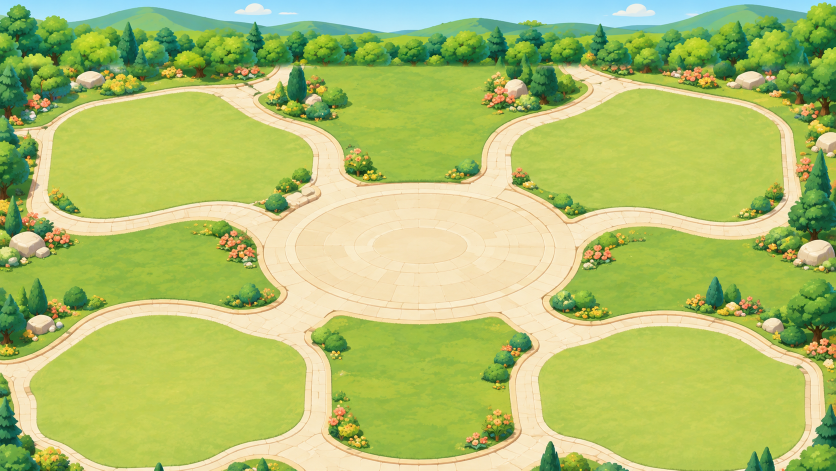
#> input picture assets-source/world/village_garden_raw_v2.png, 1672 x 941 px (shown at 1/2 size)
$ python build_garden_walkable_mask_v8.py
#> lines starting #> are read from the running program, lines starting #| are printed output that depends on the picture; after the words box and inside, x2 and y2 are one past the last pixel; in counts of white or black regions, pixels touching at a corner belong together
"""Builds the walkable mask (white = walkable, 1280 x 720) for the v8 garden
ground by colour: trees, bushes, flower beds, the far hills and the sky are
blocked; grass, the cream stone paths and their edge lines are walkable.
Specks smaller than MIN_OBSTACLE_PX are grass shading and stay walkable.
v9: Midi may cross the small bushes and flower beds inside the garden
(PASSABLE_BUSH_AREAS); its trees and rocks (KEEP_BLOCKED) and the forest
around the edge stay blocked.

    python3 assets-source/world/build_garden_walkable_mask_v8.py
    node scripts/generate-village-collision-mask.mjs --preview

Add polygons to EXTRA_BLOCKED / EXTRA_WALKABLE to touch it up by hand.
"""
from pathlib import Path

import cv2
import numpy as np
from PIL import Image, ImageDraw
from scipy import ndimage as ndi

ROOT = Path(__file__).resolve().parents[2]
SOURCE = ROOT / "assets-source/world/village_garden_raw_v2.png"
OUT = ROOT / "assets-source/world/village-walkable-mask-v9.png"
MIN_OBSTACLE_PX = 120  # blocked blobs smaller than this are grass texture

EXTRA_BLOCKED: list = []
EXTRA_WALKABLE = [
    # the small bushes at the top lawn's lower corners sit right behind the
    # fountain; keep the ring around the fountain open so Midi can circle it
    [(500, 222), (780, 222), (780, 285), (500, 285)],
    # same for the bushes at the bottom lawn's upper corners
    [(490, 480), (815, 480), (815, 545), (490, 545)],
]
# the garden inside the edge forest: its small bushes and flower beds are
# walkable
PASSABLE_BUSH_AREAS = [
    [(70, 108), (1210, 108), (1210, 682), (70, 682)],
]
# trees and rocks inside PASSABLE_BUSH_AREAS, as (centre x, centre y,
# radius x, radius y) ellipses around their trunks / bases
KEEP_BLOCKED = [
    (455, 128, 18, 30),   # top lawn: tall conifer
    (428, 142, 12, 20),   # top lawn: small conifer
    (480, 152, 18, 12),   # top lawn: rock
    (832, 125, 20, 32),   # top lawn: conifer
    (790, 135, 18, 12),   # top lawn: rock
    (1095, 447, 16, 26),  # right lawn: conifer
    (1123, 452, 14, 22),  # right lawn: conifer
    (1182, 497, 18, 12),  # right lawn: rock
    (62, 495, 22, 14),    # left lawn: rock
]


def main():
    rgb = np.array(Image.open(SOURCE).convert("RGB").resize((1280, 720), Image.LANCZOS))
    hsv = cv2.cvtColor(rgb, cv2.COLOR_RGB2HSV).astype(int)
    h, s, v = hsv[..., 0], hsv[..., 1], hsv[..., 2]
    # Obstacles by colour; everything else (grass, paths, their edge lines)
    # is walkable.
    foliage = (h >= 34) & (h <= 80) & (v < 170) & (s >= 60)
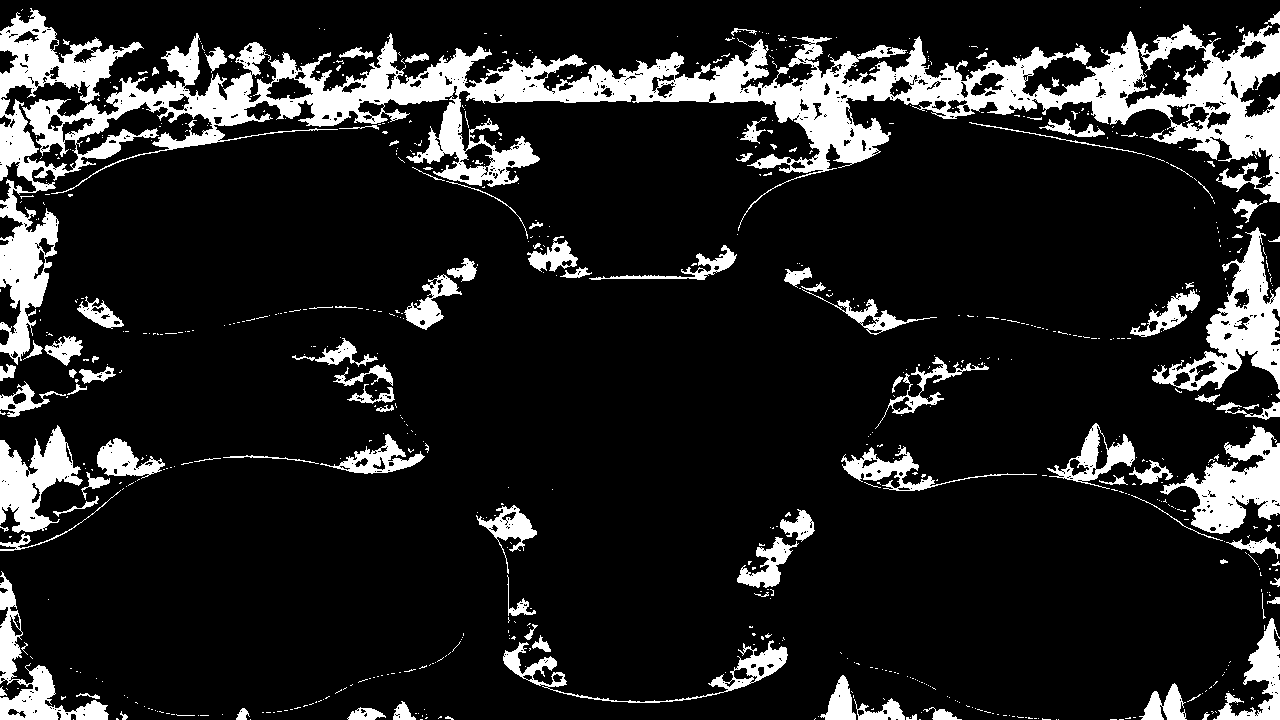
#> foliage: shape (720, 1280) bool; 14.1% white; 791 white regions (677 under 20 px), largest, box (x1, y1, x2, y2) and area: (0, 8, 1280, 365) 71856, (1152, 227, 1280, 391) 6770, (1160, 425, 1280, 534) 5722
    far = (h >= 50) & (v >= 150)            # hills (blue-green) and sky
#> far: shape (720, 1280) bool; 7.4% white; 939 white regions (832 under 20 px), largest, box (x1, y1, x2, y2) and area: (0, 0, 1280, 71) 58526, (167, 73, 193, 112) 414, (1233, 230, 1257, 285) 319
    flowers = ((h <= 14) | (h >= 165)) & (s >= 70) & (v >= 150)
#> flowers: shape (720, 1280) bool; 0.64% white; 207 white regions (142 under 20 px), largest, box (x1, y1, x2, y2) and area: (748, 135, 778, 164) 311, (1044, 105, 1075, 124) 279, (1251, 518, 1270, 541) 223
    blocked = foliage | far | flowers
#> blocked: shape (720, 1280) bool; 20.9% white; 824 white regions (713 under 20 px), largest, box (x1, y1, x2, y2) and area: (0, 0, 1280, 365) 131997, (1152, 227, 1280, 391) 7081, (1160, 425, 1280, 559) 6475
    blocked = ndi.binary_closing(blocked, structure=np.ones((3, 3)), iterations=1)
#> blocked: shape (720, 1280) bool; 21.9% white; 481 white regions (415 under 20 px), largest, box (x1, y1, x2, y2) and area: (1, 1, 1279, 417) 140287, (1152, 227, 1279, 405) 7822, (1, 425, 165, 551) 7090
    blocked = ndi.binary_fill_holes(blocked)
#> blocked: shape (720, 1280) bool; 26.5% white; 437 white regions (377 under 20 px), largest, box (x1, y1, x2, y2) and area: (1, 1, 1279, 417) 178239, (1152, 227, 1279, 405) 8560, (1, 425, 165, 551) 8388
    # drop specks that are only grass shading
    labels, count = ndi.label(blocked)
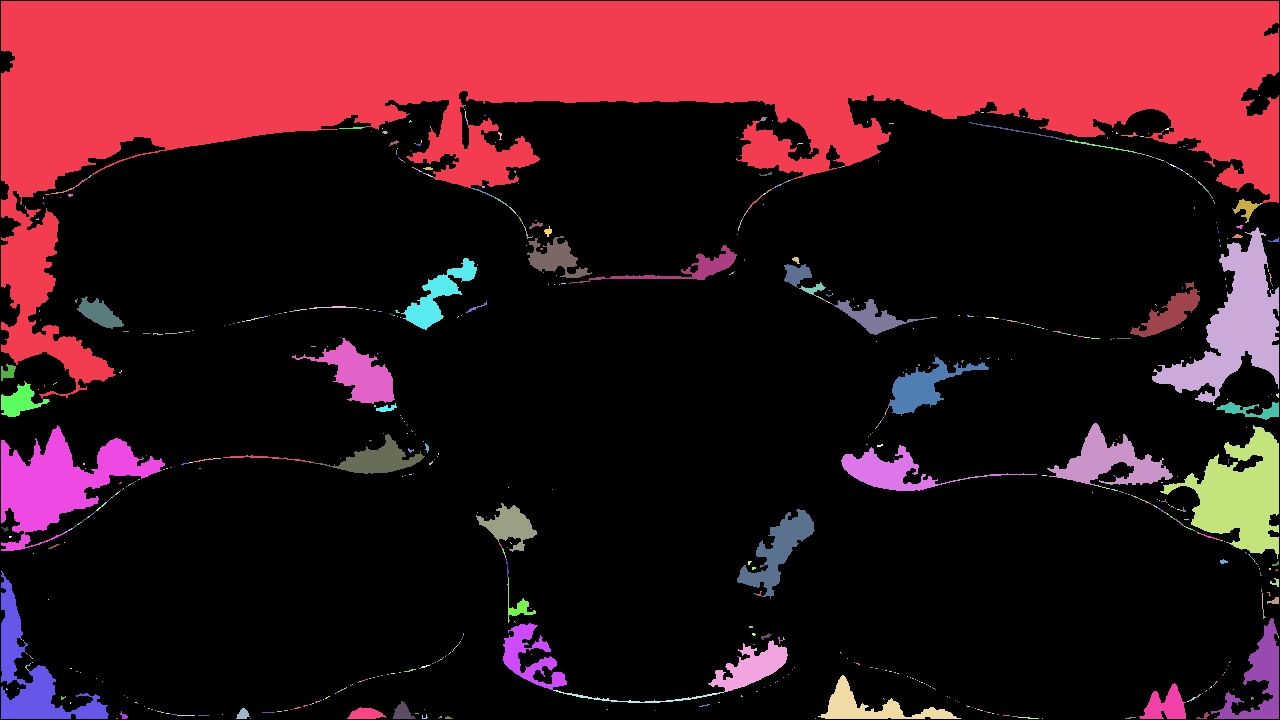
#> labels: shape (720, 1280) int32; 736 distinct labels, from 0 to 735; one colour per label, 0 black
#> count = 735
    sizes = ndi.sum(blocked, labels, range(1, count + 1))
#> sizes = 735 values, max 176801 at index 0, min 1 at index 1, mean 332.1
    blocked = np.isin(labels, np.nonzero(sizes >= MIN_OBSTACLE_PX)[0] + 1)
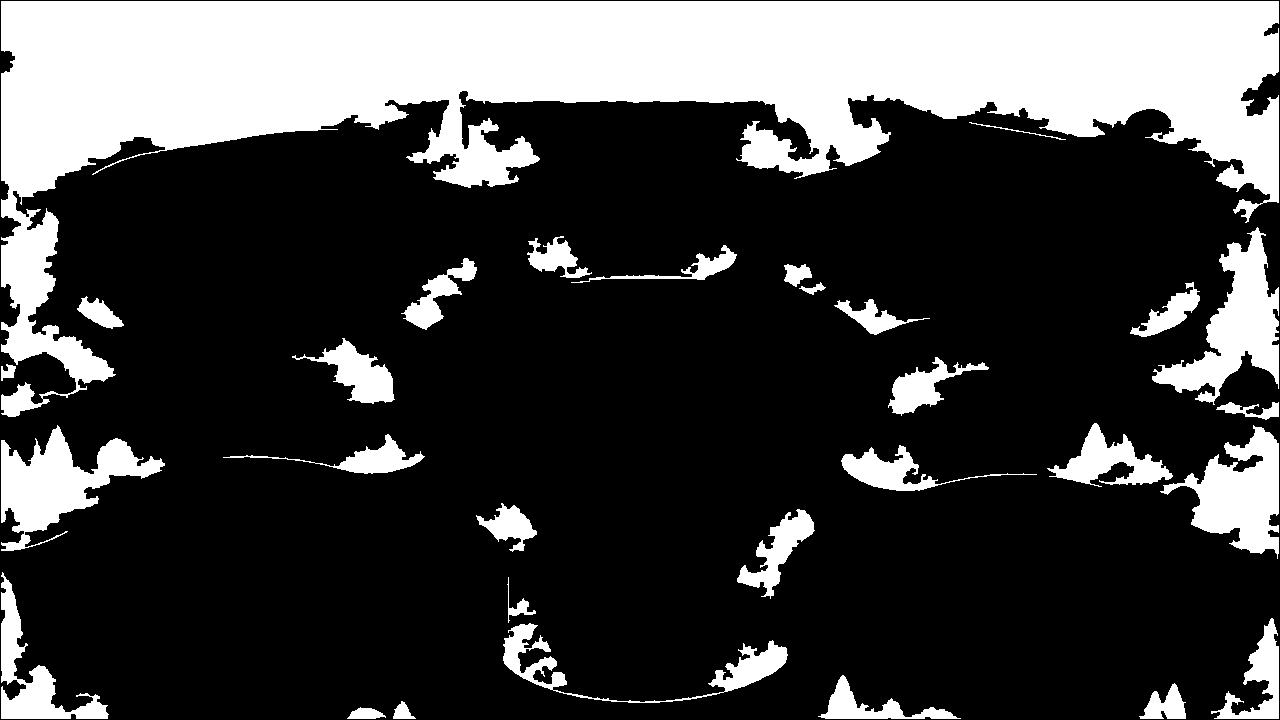
#> blocked: shape (720, 1280) bool; 26.1% white; 30 white regions, largest, box (x1, y1, x2, y2) and area: (1, 1, 1279, 417) 177858, (1152, 227, 1279, 405) 8555, (1, 425, 165, 551) 8319
    # (no extra margin here: the game samples a footprint around Midi's feet)
    walk = ~blocked
    labels, count = ndi.label(walk)
#> count = 1
    sizes = ndi.sum(walk, labels, range(1, count + 1))
#> sizes = [680772]
    walk = labels == (np.argmax(sizes) + 1)

    mask = Image.fromarray((walk * 255).astype(np.uint8)).convert("RGB")
    draw = ImageDraw.Draw(mask)
    for polygon in EXTRA_BLOCKED:
        draw.polygon(polygon, fill=(0, 0, 0))
    for polygon in EXTRA_WALKABLE + PASSABLE_BUSH_AREAS:
        draw.polygon(polygon, fill=(255, 255, 255))
    for cx, cy, rx, ry in KEEP_BLOCKED:
        draw.ellipse([cx - rx, cy - ry, cx + rx, cy + ry], fill=(0, 0, 0))
    mask.save(OUT)
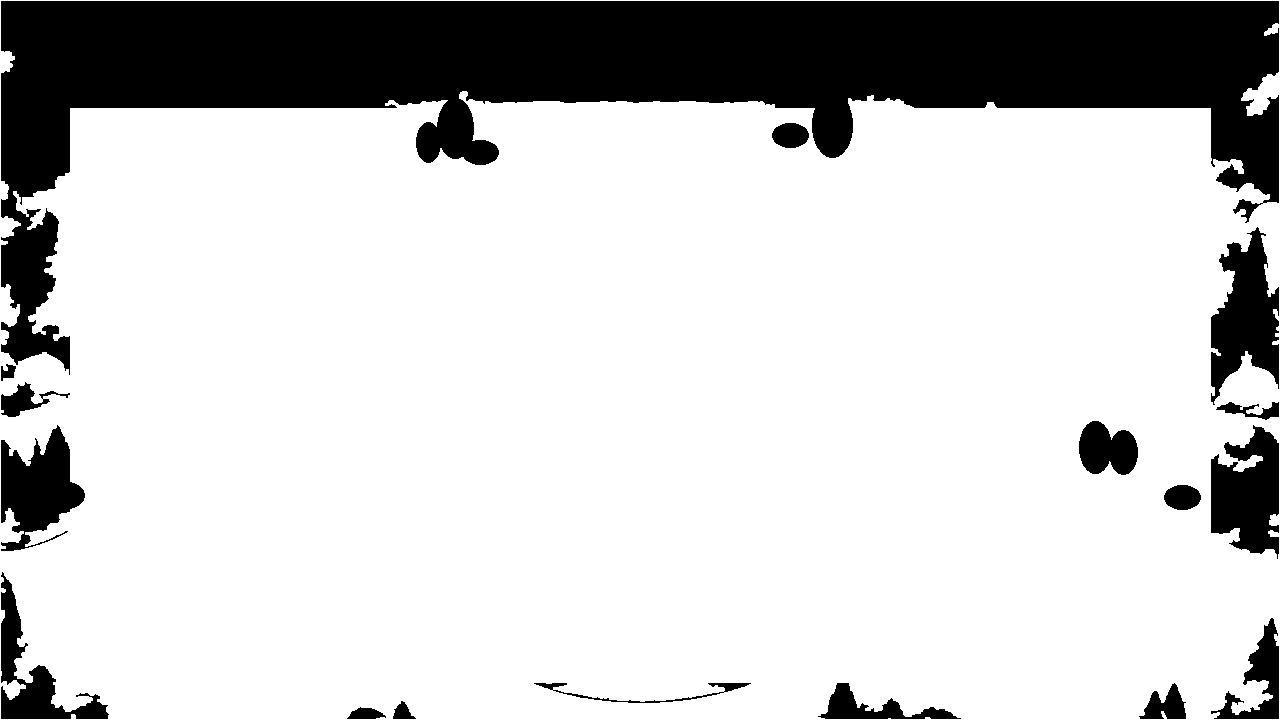
#> saved as village-walkable-mask-v9.png: PIL image 1280x720 RGB; 79.3% white; 17 black regions, largest, box (x1, y1, x2, y2) and area: (1, 1, 1279, 375) 154998, (1211, 227, 1279, 405) 7003, (1211, 425, 1279, 559) 6338


if __name__ == "__main__":
    main()

$ run again, with assets-source/world/ai-village-complete-map-concept-v1.png copied over assets-source/world/village_garden_raw_v2.png
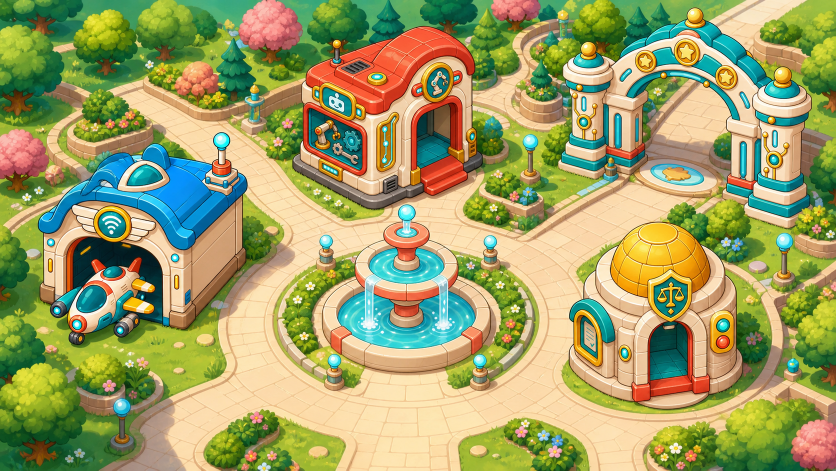
#> input picture assets-source/world/ai-village-complete-map-concept-v1.png, 1672 x 941 px (shown at 1/2 size)
#> foliage: shape (720, 1280) bool; 21% white; 1871 white regions (1723 under 20 px), largest, box (x1, y1, x2, y2) and area: (0, 0, 365, 218) 36854, (0, 351, 238, 720) 31927, (993, 610, 1259, 720) 11368
#> far: shape (720, 1280) bool; 9.1% white; 637 white regions (474 under 20 px), largest, box (x1, y1, x2, y2) and area: (518, 380, 728, 534) 16324, (59, 235, 349, 381) 15855, (395, 0, 504, 77) 3123
#> flowers: shape (720, 1280) bool; 11.8% white; 1827 white regions (1550 under 20 px), largest, box (x1, y1, x2, y2) and area: (469, 41, 726, 174) 14086, (365, 0, 462, 77) 5513, (294, 310, 360, 460) 5059
#> in main, `labels, count = ndi.label(blocked)`:
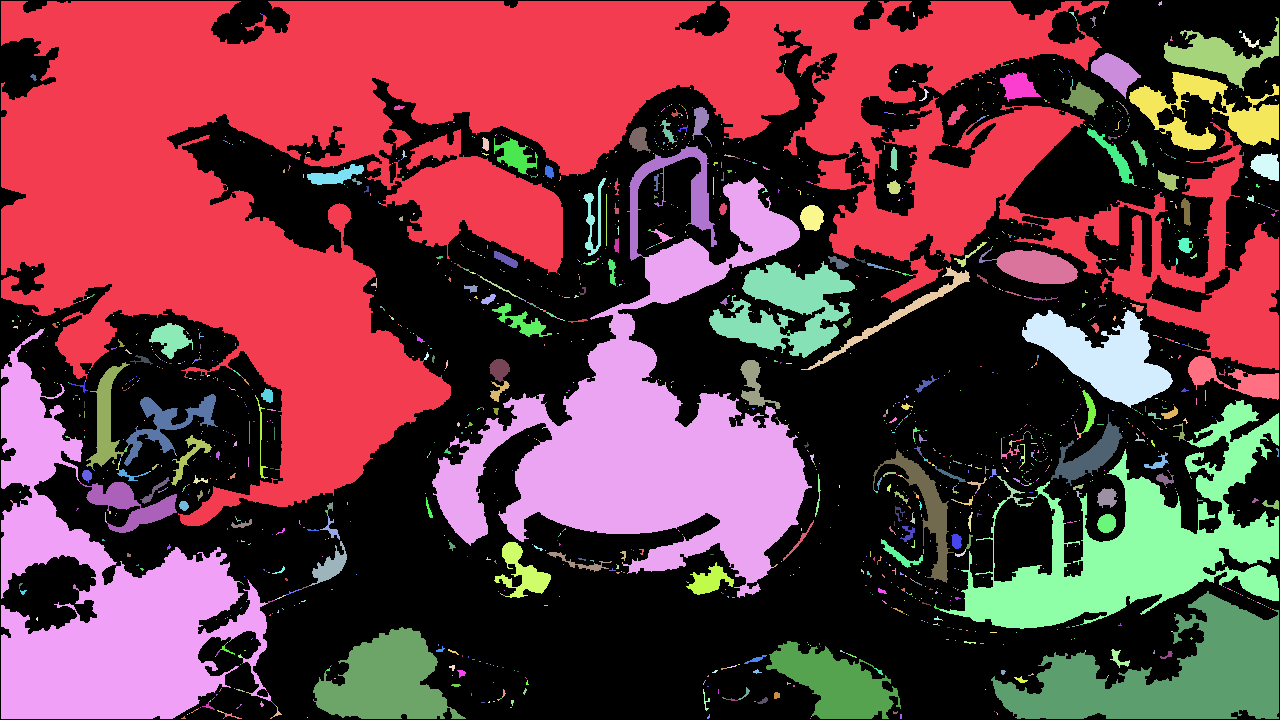
#> labels: shape (720, 1280) int32; 1688 distinct labels, from 0 to 1687; one colour per label, 0 black
#> in main, `labels, count = ndi.label(blocked)`: count = 1687
#> in main, `sizes = ndi.sum(blocked, labels, range(1, count + 1))`: sizes = 1687 values, max 248280 at index 0, min 1 at index 5, mean 277.2
#> walk: shape (720, 1280) bool; 50.2% white; 62 black regions, largest, box (x1, y1, x2, y2) and area: (1, 1, 1279, 526) 249946, (432, 177, 812, 598) 54650, (1, 329, 271, 719) 41383
#> in main, `labels, count = ndi.label(walk)`: count = 1
#> in main, `sizes = ndi.sum(walk, labels, range(1, count + 1))`: sizes = [463069]
#> in main, `mask.save(OUT)`:
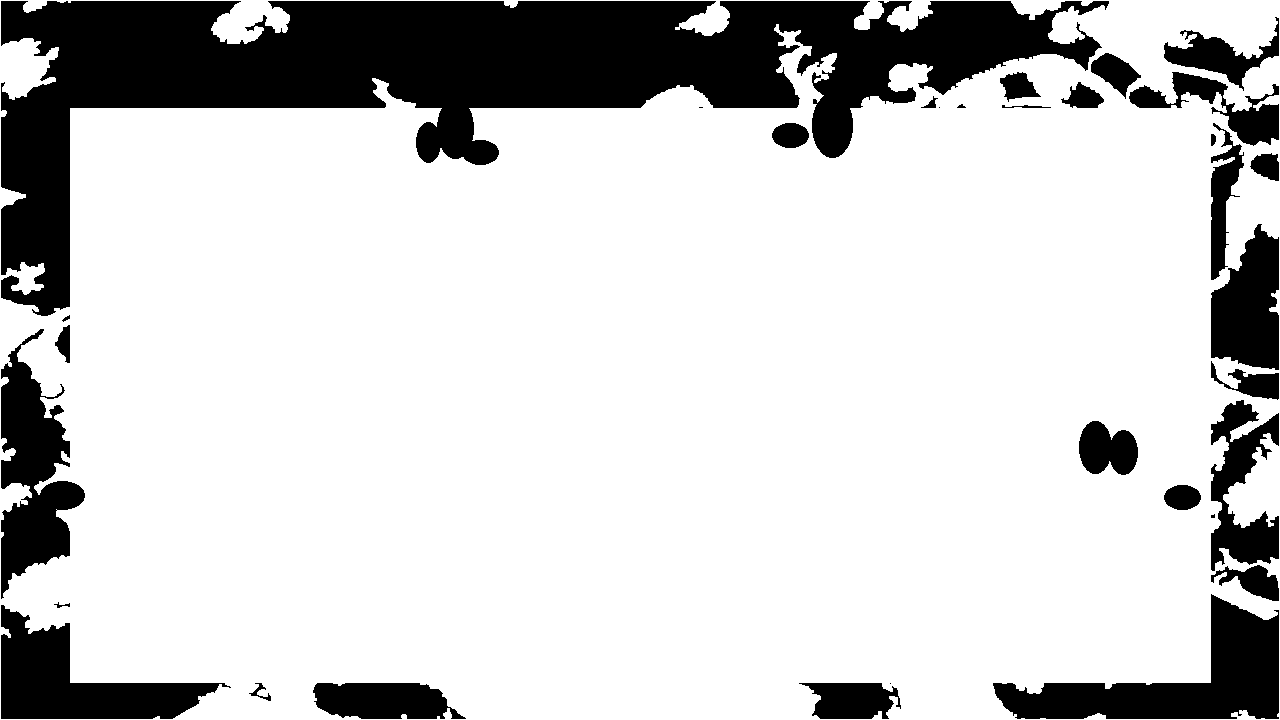
#> saved as village-walkable-mask-v9.png: PIL image 1280x720 RGB; 79.4% white; 32 black regions (4 under 20 px), largest, box (x1, y1, x2, y2) and area: (1, 1, 1109, 316) 113756, (993, 594, 1279, 719) 14452, (1, 329, 85, 599) 11384
